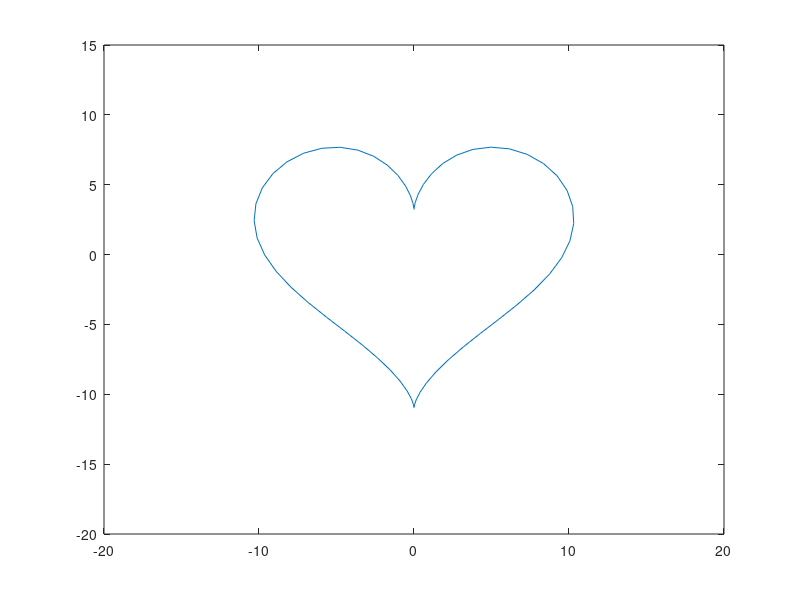

The MATLAB script that drew this image:
t=0:.1:2*pi;
x=16*(sin(t)).^3;
y=13*cos(t)-5*cos(2*t)-2*cos(3*t)-cos(4*t);
theta=0;
dt=0.03;
for k=1:1500
    G=[cos(theta)];
    plot(G'*x,G'*y)
    axis([-20 20 -20 15]);
    drawnow
    if theta>pi/3
        dt=-0.03;
    else if theta<-pi/3
            dt=0.03;
        end
    end
    theta=theta+dt
end
